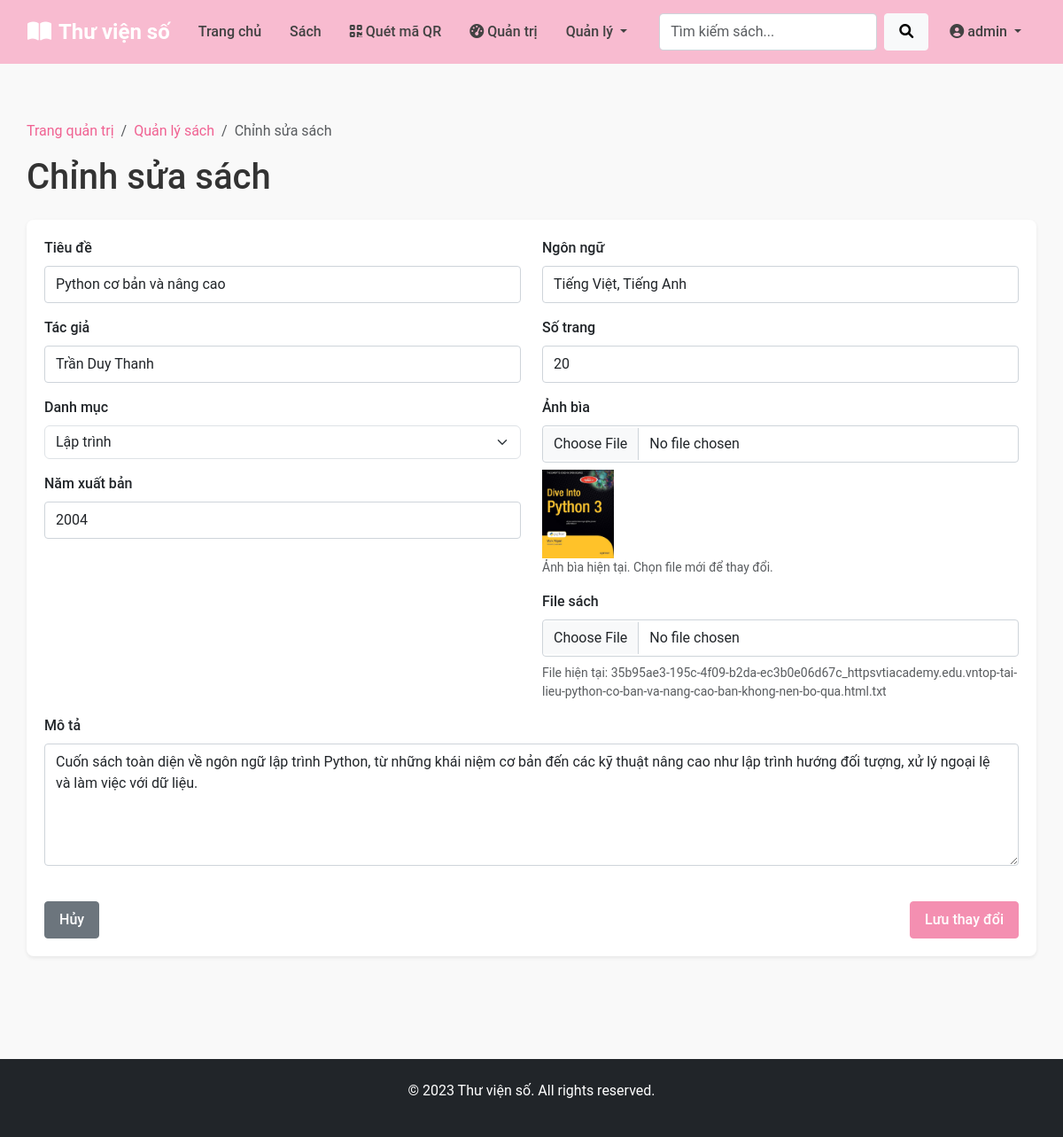
Page /admin/edit_book/1 (signed in) on the committed database.
### models.py (models this page shows)
class User(db.Model, UserMixin):
    __tablename__ = 'users'
    id = db.Column(db.Integer, primary_key=True)
    username = db.Column(db.String(80), unique=True, nullable=False)
    password = db.Column(db.String(200), nullable=False)
    email = db.Column(db.String(120), unique=True, nullable=False)
    full_name = db.Column(db.String(100), nullable=False)
    role = db.Column(db.String(20), default='user')  # 'user' hoặc 'admin'
    created_at = db.Column(db.DateTime, default=datetime.utcnow)
    borrows = db.relationship('Borrow', backref='user', lazy=True)

class Book(db.Model):
    __tablename__ = 'books'
    id = db.Column(db.Integer, primary_key=True)
    title = db.Column(db.String(100), nullable=False)
    author = db.Column(db.String(100), nullable=False)
    category_id = db.Column(db.Integer, db.ForeignKey('categories.id'))
    description = db.Column(db.Text)
    publication_year = db.Column(db.Integer)
    language = db.Column(db.String(50))
    pages = db.Column(db.Integer)
    is_available = db.Column(db.Boolean, default=True)
    added_by = db.Column(db.Integer, db.ForeignKey('users.id'))
    added_at = db.Column(db.DateTime, default=datetime.utcnow)
    cover_image = db.Column(db.String(255))
    file_path = db.Column(db.String(255))
    qr_code = db.Column(db.String(255))
    borrows = db.relationship('Borrow', backref='book', lazy=True)

class Category(db.Model):
    __tablename__ = 'categories'
    id = db.Column(db.Integer, primary_key=True)
    name = db.Column(db.String(50), nullable=False)
    description = db.Column(db.String(200))
    books = db.relationship('Book', backref='category_info', lazy=True)

### app.py (the view)
    def decorated_function(*args, **kwargs):
        if 'user_id' not in session:
            flash('Vui lòng đăng nhập để truy cập trang này!', 'danger')
            return redirect(url_for('login'))
        user = User.query.get(session['user_id'])
        if not user or user.role != 'admin':
            flash('Bạn không có quyền truy cập trang này!', 'danger')
            return redirect(url_for('index'))
        return f(*args, **kwargs)

### app.py (called while the page is built, shortened)
def admin_required(f):
    def decorated_function(*args, **kwargs):
        if 'user_id' not in session:
            flash('Vui lòng đăng nhập để truy cập trang này!', 'danger')
            return redirect(url_for('login'))
        user = User.query.get(session['user_id'])
        if not user or user.role != 'admin':
            flash('Bạn không có quyền truy cập trang này!', 'danger')
            return redirect(url_for('index'))
        return f(*args, **kwargs)
    decorated_function.__name__ = f.__name__
    return decorated_function

@app.context_processor
def inject_user():
    user = None
    categories = []
    qr_urls = {}
    if 'user_id' in session:
        user = User.query.get(session['user_id'])
        if user:
            qr_urls['user_qr_url'] = url_for('user_qr', user_id=user.id)
    try:
        categories = Category.query.all()
    except:
        pass
    qr_urls['scan_qr_url'] = url_for('scan_qr')
    return dict(
        current_user=user,
        categories=categories,
        qr_urls=qr_urls
    )

@app.route('/admin/edit_book/<int:book_id>', methods=['GET', 'POST'])
@admin_required
def edit_book(book_id):
    book = Book.query.get_or_404(book_id)
    categories = Category.query.all()
    return render_template('admin/edit_book.html', book=book, categories=categories)

### templates/admin/edit_book.html (shortened to what this page needs)
{% extends 'base.html' %}
{% block content %}
<div class="container py-4">
    <div class="row">
        <div class="col-md-12">
            <nav aria-label="breadcrumb">
                <ol class="breadcrumb">
                    <li class="breadcrumb-item"><a href="{{ url_for('admin_dashboard') }}">Trang quản trị</a></li>
                    <li class="breadcrumb-item"><a href="{{ url_for('admin_books') }}">Quản lý sách</a></li>
                    <li class="breadcrumb-item active" aria-current="page">Chỉnh sửa sách</li>
                </ol>
            </nav>
            <h1 class="mb-4">Chỉnh sửa sách</h1>
            <div class="card">
                <div class="card-body">
                    <form method="POST" enctype="multipart/form-data">
                        <div class="row">
                            <div class="col-md-6">
                                <div class="mb-3">
                                    <label for="title" class="form-label">Tiêu đề</label>
                                    <input type="text" class="form-control" id="title" name="title" value="{{ book.title }}" required>
                                </div>
                                <div class="mb-3">
                                    <label for="author" class="form-label">Tác giả</label>
                                    <input type="text" class="form-control" id="author" name="author" value="{{ book.author }}" required>
                                </div>
                                <div class="mb-3">
                                    <label for="category_id" class="form-label">Danh mục</label>
                                    <select class="form-select" id="category_id" name="category_id" required>
                                        {% for category in categories %}
                                            <option value="{{ category.id }}" {% if book.category_id == category.id %}selected{% endif %}>{{ category.name }}</option>
                                        {% endfor %}
                                    </select>
                                </div>
                                <div class="mb-3">
                                    <label for="publication_year" class="form-label">Năm xuất bản</label>
                                    <input type="number" class="form-control" id="publication_year" name="publication_year" value="{{ book.publication_year }}">
                                </div>
                            </div>
                            <div class="col-md-6">
                                <div class="mb-3">
                                    <label for="language" class="form-label">Ngôn ngữ</label>
                                    <input type="text" class="form-control" id="language" name="language" value="{{ book.language }}">
                                </div>
                                <div class="mb-3">
                                    <label for="pages" class="form-label">Số trang</label>
                                    <input type="number" class="form-control" id="pages" name="pages" value="{{ book.pages }}">
                                </div>
                                <div class="mb-3">
                                    <label for="cover" class="form-label">Ảnh bìa</label>
                                    <input type="file" class="form-control" id="cover" name="cover">
                                    {% if book.cover_image %}
                                        <div class="mt-2">
                                            <img src="{{ url_for('static', filename='uploads/covers/' + book.cover_image) }}" alt="Ảnh bìa" style="max-height: 100px;">
                                            <p class="text-muted small">Ảnh bìa hiện tại. Chọn file mới để thay đổi.</p>
                                        </div>
                                    {% endif %}
                                </div>
                                <div class="mb-3">
                                    <label for="book_file" class="form-label">File sách</label>
                                    <input type="file" class="form-control" id="book_file" name="book_file">
                                    {% if book.file_path %}
                                        <p class="text-muted small mt-2">File hiện tại: {{ book.file_path }}</p>
                                    {% endif %}
                                </div>
                            </div>
                            <div class="col-12">
                                <div class="mb-3">
                                    <label for="description" class="form-label">Mô tả</label>
                                    <textarea class="form-control" id="description" name="description" rows="5">{{ book.description }}</textarea>
                                </div>
                            </div>
                        </div>
                        <div class="d-flex justify-content-between mt-4">
                            <a href="{{ url_for('admin_books') }}" class="btn btn-secondary">Hủy</a>
                            <button type="submit" class="btn btn-primary">Lưu thay đổi</button>
                        </div>
                    </form>
                </div>
            </div>
        </div>
    </div>
</div>
{% endblock %}

### templates/base.html (shortened to what this page needs)
<!DOCTYPE html>
<html lang="vi">
<head>
    <link href="https://cdn.jsdelivr.net/npm/bootstrap@5.3.0-alpha1/dist/css/bootstrap.min.css" rel="stylesheet">
    <link rel="stylesheet" href="https://cdnjs.cloudflare.com/ajax/libs/font-awesome/6.0.0/css/all.min.css">
    <link rel="stylesheet" href="{{ url_for('static', filename='css/style.css') }}">
</head>
<body>
    <nav class="navbar navbar-expand-lg navbar-dark bg-primary">
        <div class="container">
            <a class="navbar-brand" href="{{ url_for('index') }}">
                <i class="fas fa-book-open me-2"></i>Thư viện số
            </a>
            <div class="collapse navbar-collapse" id="navbarNav">
                <ul class="navbar-nav me-auto">
                    <li class="nav-item">
                        <a class="nav-link" href="{{ url_for('index') }}">Trang chủ</a>
                    </li>
                    <li class="nav-item">
                        <a class="nav-link" href="{{ url_for('book_list') }}">Sách</a>
                    </li>
                    <li class="nav-item">
                        <a class="nav-link" href="{{ url_for('scan_qr') }}">
                            <i class="fas fa-qrcode me-1"></i>Quét mã QR
                        </a>
                    </li>
                    {% if current_user and current_user.role == 'admin' %}
                        <li class="nav-item">
                            <a class="nav-link" href="{{ url_for('admin_dashboard') }}">
                                <i class="fas fa-tachometer-alt me-1"></i>Quản trị
                            </a>
                        </li>
                        <li class="nav-item dropdown">
                            <a class="nav-link dropdown-toggle" href="#" data-bs-toggle="dropdown">
                                Quản lý
                            </a>
                        </li>
                    {% endif %}
                </ul>
                <form class="d-flex me-2" action="{{ url_for('book_list') }}" method="get">
                    <input class="form-control me-2" type="search" name="search" placeholder="Tìm kiếm sách...">
                    <button class="btn btn-light" type="submit">
                        <i class="fas fa-search"></i>
                    </button>
                </form>
                <ul class="navbar-nav">
                    {% if current_user %}
                        <li class="nav-item dropdown">
                            <a class="nav-link dropdown-toggle" href="#" data-bs-toggle="dropdown">
                                <i class="fas fa-user-circle me-1"></i>{{ current_user.username }}
                            </a>
                        </li>
                    {% endif %}
                </ul>
            </div>
        </div>
    </nav>
    <main class="container py-4">
        {% block content %}{% endblock %}
    </main>
    <footer class="bg-dark text-white py-4 mt-5">
        <div class="container text-center">
            <p>&copy; 2023 Thư viện số. All rights reserved.</p>
        </div>
    </footer>
</body>
</html>

### static/css/style.css (style rules this page uses)
body { min-height: 100vh; display: flex; flex-direction: column; font-family: 'Roboto', sans-serif; color: #333; background-color: #f9f9f9; }
main { flex: 1; }
footer { margin-top: auto; padding: 1.5rem 0; background-color: #f8bbd0; color: #424242; }
h1, h2, h3, h4, h5, h6 { font-weight: 500; margin-bottom: 1rem; }
.container { max-width: 1200px; padding: 0 15px; }
.card { margin-bottom: 20px; border-radius: 0.5rem; border: none; box-shadow: 0 0.125rem 0.25rem rgba(0, 0, 0, 0.075); transition: transform 0.3s, box-shadow 0.3s; }
.card-body { padding: 1.25rem; }
.navbar { padding: 0.8rem 1rem; }
.navbar-brand { font-weight: bold; font-size: 1.5rem; }
.nav-link { font-weight: 500; padding: 0.5rem 1rem !important; }
.form-control { border-radius: 0.25rem; padding: 0.5rem 0.75rem; border: 1px solid #ced4da; }
.form-label { font-weight: 500; margin-bottom: 0.5rem; }
.btn { border-radius: 0.25rem; padding: 0.5rem 1rem; font-weight: 500; transition: all 0.3s; }
.bg-primary { background-color: #f8bbd0 !important; }
.btn-primary { background-color: #f48fb1 !important; border-color: #f48fb1 !important; }
.navbar-dark.bg-primary { background-color: #f8bbd0 !important; }
.navbar-dark .navbar-nav .nav-link { color: #424242 !important; }
a { color: #f06292; text-decoration: none; }

### rows in the picture
User: username "admin"
Book: title "Python cơ bản và nâng cao", author "Trần Duy Thanh", category_id "Lập trình", publication_year "2004", language "Tiếng Việt, Tiếng Anh", pages "20", cover_image (picture), file_path "35b95ae3-195c-4f09-b2da-ec3b0e06d67c_httpsvtiacademy.edu.vntop-tai-lieu-python-co-ban-va-nang-cao-ban-khong-nen-bo-qua.html.txt", description "Cuốn sách toàn diện về ngôn ngữ lập trình Python, từ những khái niệm cơ bản đến các kỹ thuật nâng cao như lập trình hướng đối tượng, xử lý ngoại lệ và làm việc với dữ liệu."
